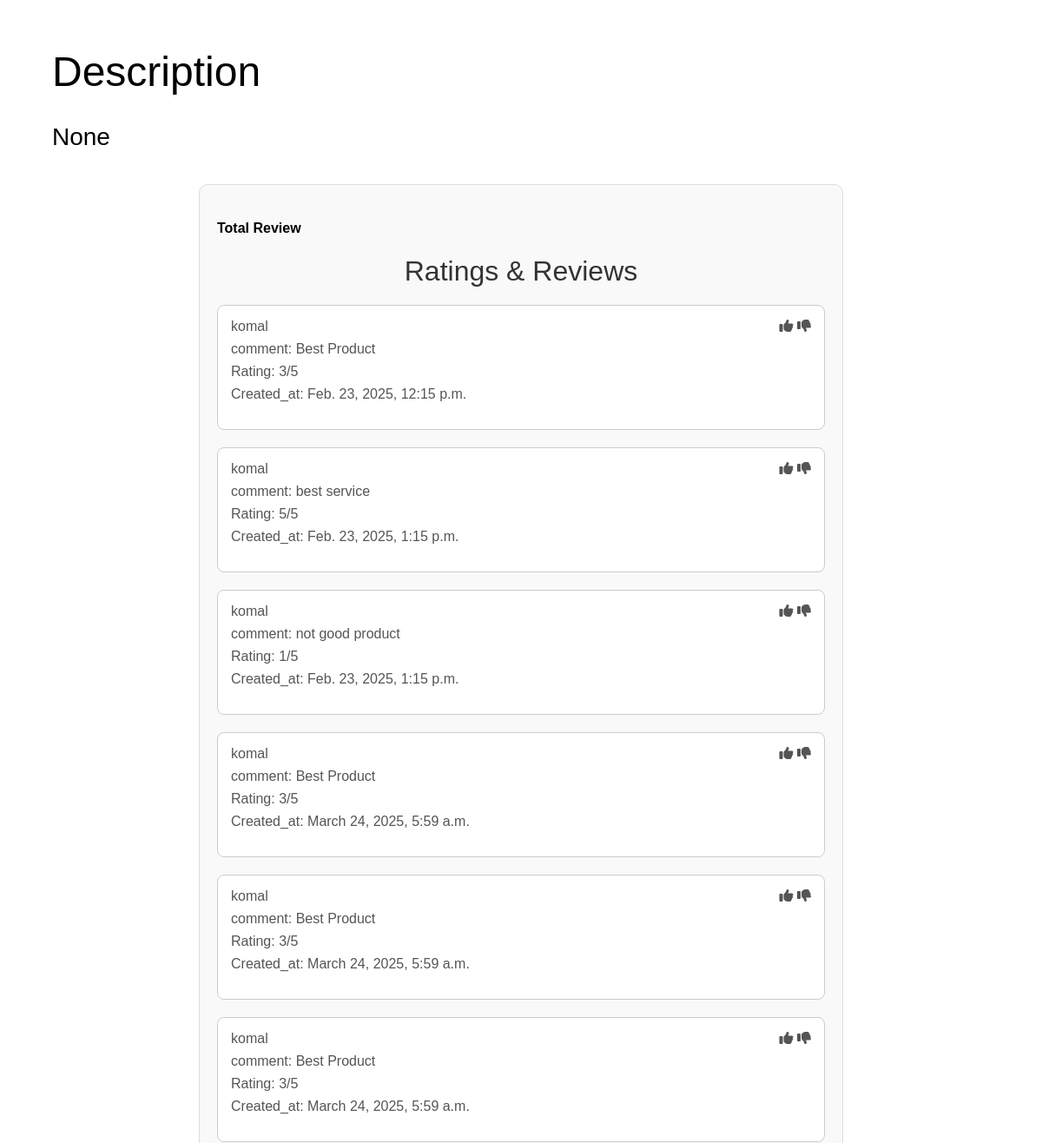
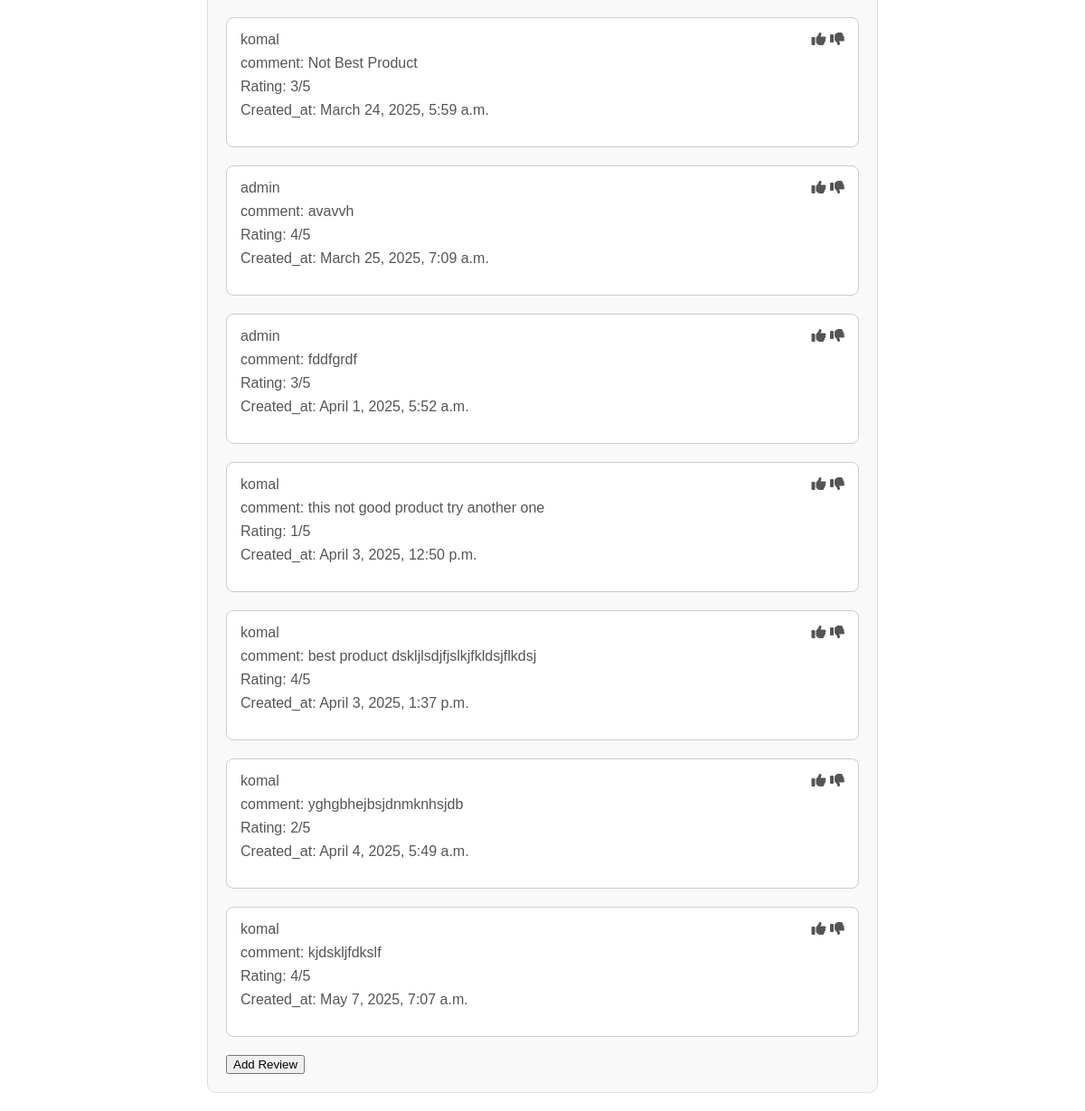
Before: /pro_detail/1/ (lower part) with the older database file (2 pictures, top to bottom).
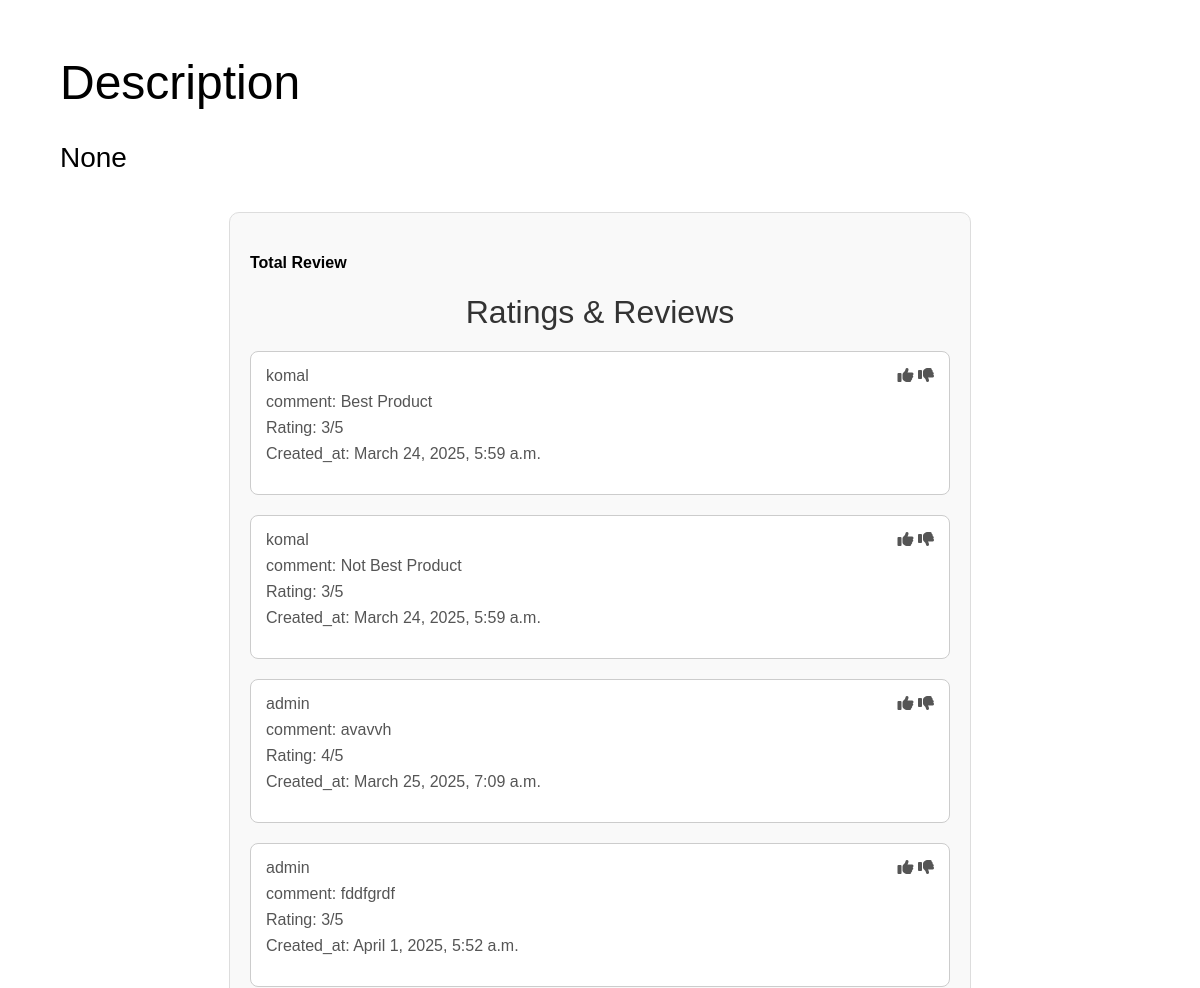
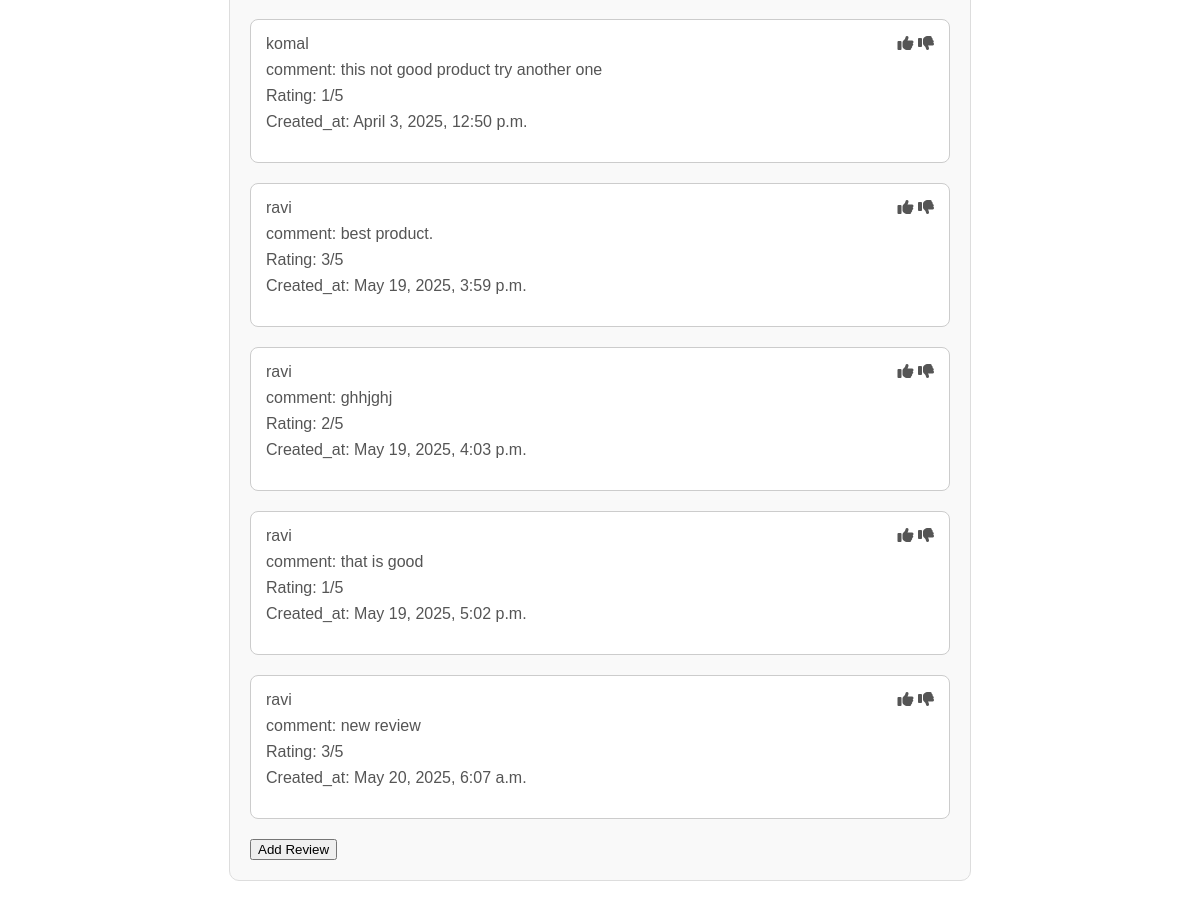
After: the same page with the newer database file (2 pictures, top to bottom).
### app/models.py (models this page shows)
class Reviews(models.Model):
    product = models.ForeignKey(Product, related_name='reviews', on_delete=models.CASCADE)
    user = models.ForeignKey(User, related_name='reviews', on_delete=models.CASCADE)
    rating = models.IntegerField(choices=[(i, i) for i in range(1, 6)])  # Ratings from 1 to 5
    comment = models.TextField(blank=True, null=True)
    created_at = models.DateTimeField(auto_now_add=True)

### app/views.py (the view)
# urls.py: path('pro_detail/<int:id>/',pro_detail),
def pro_detail(request,id):
    product = get_object_or_404(Product, id=id)
    is_in_cart = Cart.objects.filter(user=request.user, product=product).exists() if request.user.is_authenticated else False
    return render(request, 'pro_detail.html', {'product':product})

### app/context_processors.py (called while the page is built)
def cart_count(request):
    if request.user.is_authenticated:
        return {'cart_items_count': Cart.objects.filter(user=request.user).count()}
    return {'cart_items_count': 0}

### app/templatetags/math_filter.py (called while the page is built)
@register.filter(name='string_to_list')
def stringToList(value,args):
    try:
        return ast.literal_eval(value)
    except (ValueError, TypeError):
        return ""

### Template/pro_detail.html (shortened to what this page needs)
{% include 'navbar.html' %}
{% load static %}
{% load math_filter %}
<!DOCTYPE html>
<html lang="en">
<head>
    <link rel="stylesheet" href="{% static 'home.css' %}">
    <link rel="stylesheet" href="https://cdnjs.cloudflare.com/ajax/libs/font-awesome/6.7.2/css/all.min.css"
 />
</head>
<body>
    <div class="nav-margin">
        <div class="page">
            <div style="margin-top: 10rem;">
                <h1 style="font-size: 48px;">
                    Description
                </h1>
                <div style="font-size: 28px;">
                    {{product.description }}
                </div>
            </div>
            <div class="flex justify-between">
                <br>
            </div>
        </div>
        <div class="review">
            <h4>Total Review {{ review_items_count }}   </h4>
            <h1 class="review-head">Ratings & Reviews</h1>
            {% for r in product.reviews.all %}
            <div class="review-card flex justify-between">
                <div >
                    <div>
                        {{r.user}} <br>
                    </div>
                    <div>
                        comment: {{r.comment}} <br>
                    </div>
                    <div>
                        Rating: {{r.rating}}/5 <br>
                    </div>
                    <div>
                    Created_at: {{r.created_at}} <br>
                    </div>
                </div>
                <div>
                    <i class="fa-solid fa-thumbs-up"></i> <i class="fa-solid fa-thumbs-down"></i>
                </div>
            </div>
            {% endfor %}
            <button id="add-reviews">Add Review</a></button>
        </div>
    </div>
</body>
</html>

Changed rows visible on the page:
removed Reviews: user "komal", comment "Best Product", rating "3", created_at "Feb. 23, 2025, 12:15 p.m."
removed Reviews: user "komal", comment "best service", rating "5", created_at "Feb. 23, 2025, 1:15 p.m."
removed Reviews: user "komal", comment "not good product", rating "1", created_at "Feb. 23, 2025, 1:15 p.m."
removed Reviews: user "komal", comment "Best Product", rating "3", created_at "March 24, 2025, 5:59 a.m."
removed Reviews: user "komal", comment "Best Product", rating "3", created_at "March 24, 2025, 5:59 a.m."
removed Reviews: user "komal", comment "best product dskljlsdjfjslkjfkldsjflkdsj", rating "4", created_at "April 3, 2025, 1:37 p.m."
removed Reviews: user "komal", comment "yghgbhejbsjdnmknhsjdb", rating "2", created_at "April 4, 2025, 5:49 a.m."
removed Reviews: user "komal", comment "kjdskljfdkslf", rating "4", created_at "May 7, 2025, 7:07 a.m."
added Reviews: user "ravi", comment "best product.", rating "3", created_at "May 19, 2025, 3:59 p.m."
added Reviews: user "ravi", comment "ghhjghj", rating "2", created_at "May 19, 2025, 4:03 p.m."
added Reviews: user "ravi", comment "that is good", rating "1", created_at "May 19, 2025, 5:02 p.m."
added Reviews: user "ravi", comment "new review", rating "3", created_at "May 20, 2025, 6:07 a.m."
